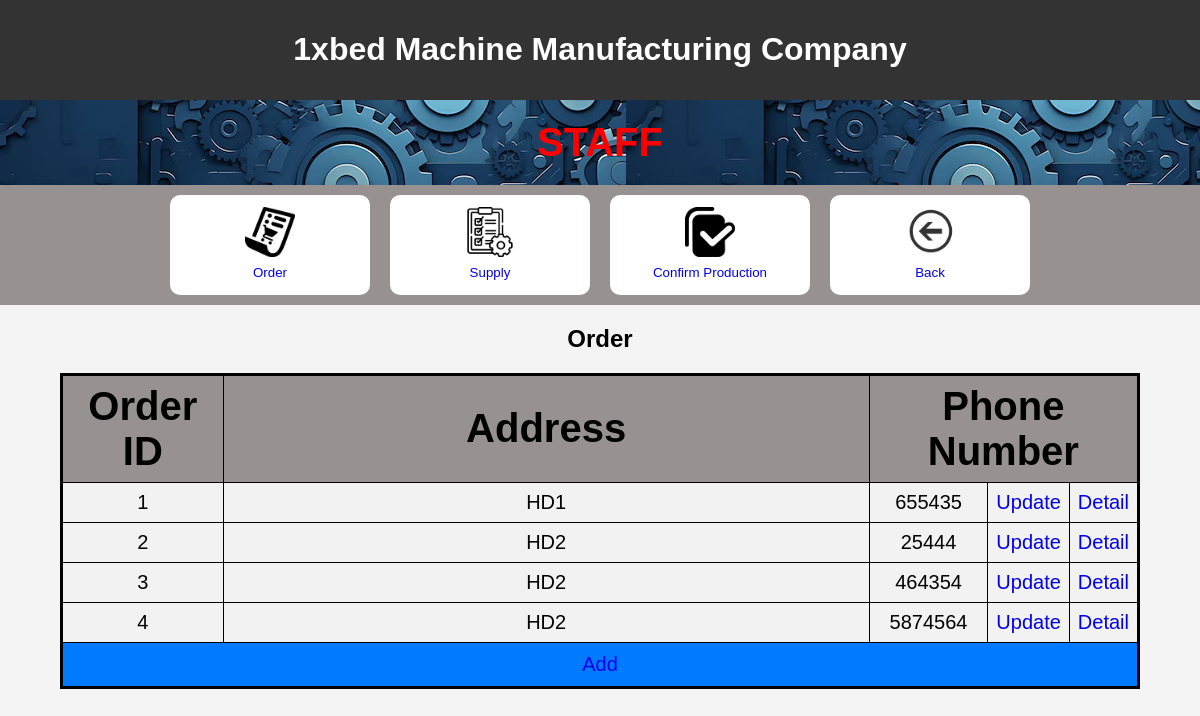
Screenshot of /staff/order with the database file from the repository.
### myproject/models.py (models this page shows)
class Order(models.Model):
    order_id = models.IntegerField()
    address = models.CharField(max_length=100)
    phone_number = models.IntegerField(null = True)
    status = models.CharField(max_length=100)

### myproject/views.py (the view)
# urls.py: path("staff/order", views.Order_.main, name="staff/order"),
    def main(request):
        list_order = Order.objects.all()
        context = {"list_order": list_order}
        return render(request, "myproject/order/main.html", context)

### myproject/templates/myproject/order/main.html (shortened to what this page needs)
<!DOCTYPE html>
<html lang="en">
<head>
    {% load static %}
    <link rel="stylesheet" href="{% static 'css/welcomepage.css' %}">
</head>
<body>
    <header>
        <h1>1xbed Machine Manufacturing Company</h1>
    </header>
    <h1 id = welcome>STAFF</h1>
    <div id = link>
    <button id = choice><a
    href="order">
        <img src="{% static 'img/order.png' %}"
        width="50"
        height="50" >
        <br>
        Order
    </a></button>
    <button id = choice><a
    href="supply">
        <img src="{% static 'img/work-list.png' %}"
        width="50"
        height="50" >
        <br>
        Supply
    </a></button>
    <button id = choice><a
    href="confirm_production">
        <img src="{% static 'img/checked.png' %}"
        width="50"
        height="50" >
        <br>
        Confirm Production
    </a></button>
    <button id = choice>
        <a
        href="{% url 'homepage' %}">
        <img src="{% static 'img/back.png' %}"
        width="50"
        height="50">
        <br>
        Back
    </a> </button>
    </div>
    <h2>Order</h2>
{% if list_order %}
    <table border="1">
        <tr>
            <th >Order ID</th>
            <th>Address</th>
            <th colspan="3">Phone Number</th>
        </tr>
    {% for order in list_order %}
        <tr>
            <td width =15%>{{ order.order_id }}</td>
            <td width =60%>{{ order.address }}</td>
            <td>{{ order.phone_number }}</td>
            <td width = 5%><a href="order/{{ order.order_id }}/update_order">Update</a></td>
            <td width = 5%><a href="order/{{ order.order_id }}/show_product">Detail</a></td>
        </tr>
    {% endfor %}
    <tr>
        <td id = add colspan="5">
            <a href="order/add_order" id="add" class="button">Add</a>
        </td>
    </tr>
    </table>
{% else %}
    <p>No components are available.</p>
{% endif %}
</body>
</html>

### myproject/static/css/welcomepage.css (style rules this page uses)
body { font-family: Arial, sans-serif; margin: 0; padding: 0; background-color: #f4f4f4; }
header { background-color: #333; color: #fff; padding: 10px 0; text-align: center; }
h1#welcome { background-image: url('logo.jpg'); font-size: 40px; margin: 0; padding: 20px 0; color: red; text-align: center; font-style: bold; }
h2 { text-align: center; margin-bottom: 20px; color: black; }
button#choice { background-color: white; color: #fff; border: none; padding: 10px 20px; border-radius: 10px; cursor: pointer; position: center; width: 200px; height: 100px; margin: 10px; }
div#link { display: flex; justify-content: center; align-items: center; flex-wrap: wrap; background-color: #979191; height: 120px; }
table { width: 90%; border-collapse: collapse; background-color: #f2f2f2; font-size: 20px; border: 3px solid black; margin-top: 10px; margin: auto; }
td { border: 1px solid black; padding: 8px; text-align: center; }
td#add { background-color: #007bff; color: white; text-align: center; padding: 10px; height: 20px; }
a { display: inline-block; width: 100%; text-decoration: none; text-align: center; line-height: 20px; }
th { border: 1px solid black; padding: 8px; text-align: center; font-size: 40px; background-color: #979191; }

### rows the page displays
Order: order_id "1", address "HD1", phone_number "655435"
Order: order_id "2", address "HD2", phone_number "25444"
Order: order_id "3", address "HD2", phone_number "464354"
Order: order_id "4", address "HD2", phone_number "5874564"
